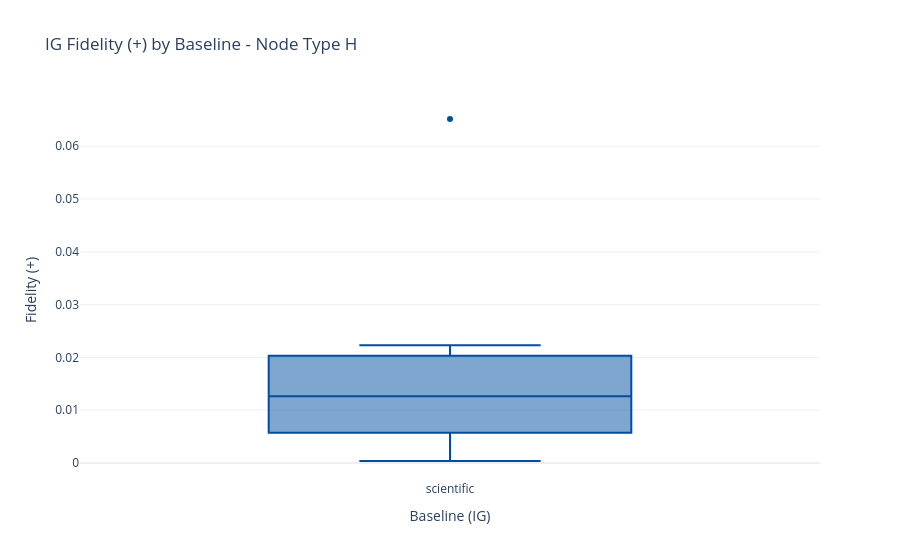
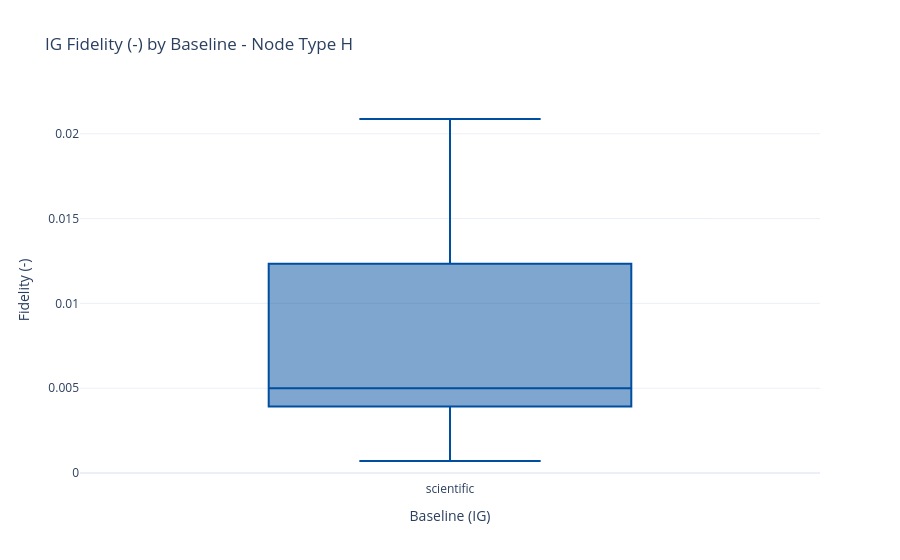
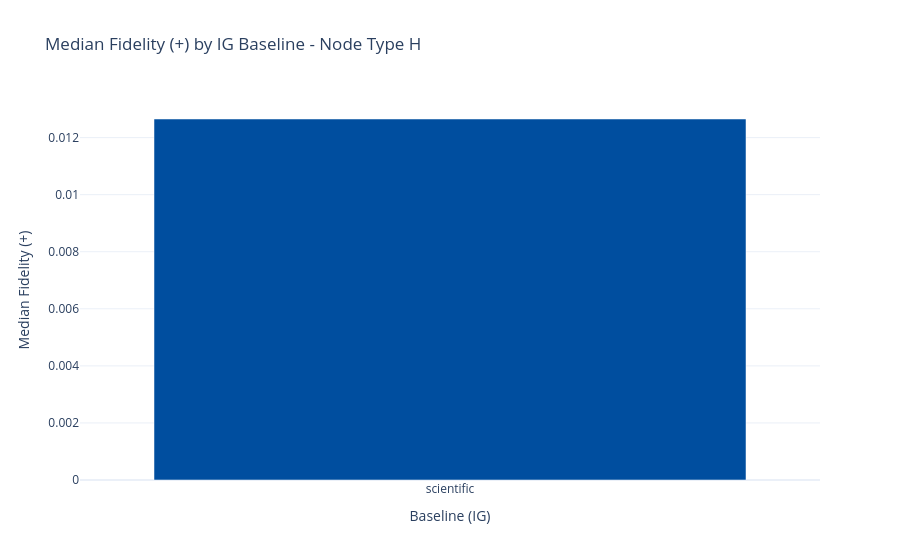
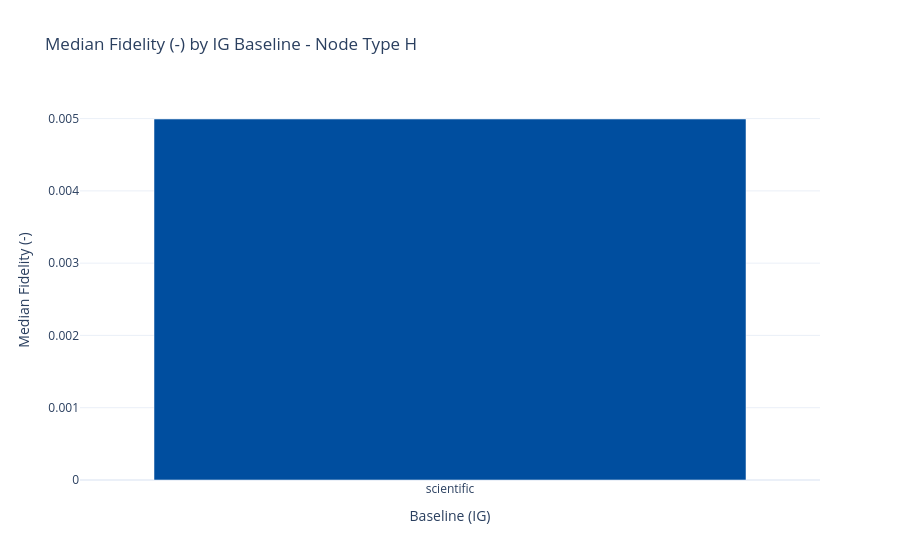

Source (notebook cell) for these figures, in order:
### Markdown cell above
## Integrated Gradients: Fidelity nach Baseline

Dieses Experiment vergleicht die IG-Fidelity (`fid_plus_model` und `fid_minus_model`) fuer verschiedene Baselines (z. B. `scientific`, `mean`, `zero`).

### Code cell
from pathlib import Path

import numpy as np
import pandas as pd
import plotly.express as px
import plotly.graph_objects as go
from plotly.subplots import make_subplots
from IPython.display import display

# Konfiguration (bei Bedarf anpassen)
IG_BASELINE_CANDIDATES = ['scientific', 'mean', 'zero', 'random']
IG_BASELINE_MAX_GRAPHS = 15
IG_BASELINE_MAX_NODES_PER_GRAPH = 0  # 0 = alle Nodes im gewaehlten Graph
IG_BASELINE_SEED = 0

ig_baseline_node_frames = []
ig_baseline_errors = []

for baseline_mode in IG_BASELINE_CANDIDATES:
    print(f'>> Run baseline={baseline_mode}')
    try:
        node_df_i, _, _, _ = run_experiments_evaluation(
            node_types=tuple(node_types_widget.value),
            sparsity=float(sparsity_widget.value),
            mask_baseline_mode='match_ig_baseline',
            ig_baseline_mode=baseline_mode,
            gnn_epochs=int(gnn_epochs_widget.value),
            gnn_lr=float(gnn_lr_widget.value),
            gnn_explanation_type=gnn_explanation_type_widget.value,
            ig_n_steps=int(ig_n_steps_widget.value),
            graph_scope=graph_scope_widget.value,
            first_graph_per_component=bool(first_graph_per_component_widget.value),
            component_key=component_key_widget.value.strip() or 'compound',
            max_graphs=IG_BASELINE_MAX_GRAPHS,
            max_nodes_per_graph=int(IG_BASELINE_MAX_NODES_PER_GRAPH),
            include_gnn_edge_report=False,
            output_dir=output_dir_widget.value,
            seed=int(IG_BASELINE_SEED),
            verbose=False,
        )

        ig_df_i = node_df_i[node_df_i['method'] == 'integrated_gradients'].copy()
        ig_df_i['ig_baseline_mode'] = baseline_mode
        ig_baseline_node_frames.append(ig_df_i)

        median_fid_plus = pd.to_numeric(ig_df_i['fid_plus_model'], errors='coerce').median()
        median_fid_minus = pd.to_numeric(ig_df_i['fid_minus_model'], errors='coerce').median()
        print(
            f'   IG rows: {len(ig_df_i)} | '
            f'median(fid_plus_model)={median_fid_plus:.6f} | '
            f'median(fid_minus_model)={median_fid_minus:.6f}'
        )
    except Exception as exc:
        ig_baseline_errors.append({'ig_baseline_mode': baseline_mode, 'error': str(exc)})
        print(f'   Fehler fuer baseline={baseline_mode}: {exc}')

if not ig_baseline_node_frames:
    raise RuntimeError('Keine IG-Ergebnisse fuer Baseline-Vergleich erzeugt.')

ig_baseline_node_df = pd.concat(ig_baseline_node_frames, ignore_index=True)
ig_baseline_node_df['fid_plus_model'] = pd.to_numeric(ig_baseline_node_df['fid_plus_model'], errors='coerce')
ig_baseline_node_df['fid_minus_model'] = pd.to_numeric(ig_baseline_node_df['fid_minus_model'], errors='coerce')

ig_baseline_summary_df = (
    ig_baseline_node_df
    .groupby(['ig_baseline_mode', 'node_type'], dropna=False)
    .agg(
        n=('fid_plus_model', 'count'),
        fid_plus_median=('fid_plus_model', 'median'),
        fid_plus_mean=('fid_plus_model', 'mean'),
        fid_plus_std=('fid_plus_model', 'std'),
        fid_minus_median=('fid_minus_model', 'median'),
    )
    .reset_index()
    .sort_values(['node_type', 'fid_plus_median'], ascending=[True, False])
)

print('IG baseline summary (fidelity):')
display(ig_baseline_summary_df)

if ig_baseline_errors:
    print('Baselines mit Fehlern:')
    display(pd.DataFrame(ig_baseline_errors))

UNI_BLUE = '#004e9f'
UNI_YELLOW = '#fcba00'
node_type_colors = {'H': UNI_BLUE, 'C': UNI_YELLOW}

svg_output_dir = Path(output_dir_widget.value) / 'ig_baseline_svgs'
svg_output_dir.mkdir(parents=True, exist_ok=True)
svg_export_enabled = True
try:
    import kaleido  # noqa: F401
except Exception:
    svg_export_enabled = False
    print('Hinweis: SVG-Export deaktiviert (kaleido nicht verfuegbar).')

node_types_plot = [nt for nt in ['H', 'C'] if nt in set(ig_baseline_node_df['node_type'].astype(str))]
if not node_types_plot:
    node_types_plot = sorted(ig_baseline_node_df['node_type'].dropna().astype(str).unique().tolist())

tradeoff_by_type = {}

for node_type_sel in node_types_plot:
    node_df_plot = ig_baseline_node_df[ig_baseline_node_df['node_type'].astype(str) == node_type_sel].copy()
    summary_df_plot = ig_baseline_summary_df[ig_baseline_summary_df['node_type'].astype(str) == node_type_sel].copy()
    tradeoff_by_type[node_type_sel] = summary_df_plot.copy()

    fig_box = px.box(
        node_df_plot,
        x='ig_baseline_mode',
        y='fid_plus_model',
        points='outliers',
        category_orders={'ig_baseline_mode': IG_BASELINE_CANDIDATES},
        title=f'IG Fidelity (+) by Baseline - Node Type {node_type_sel}',
        labels={'ig_baseline_mode': 'Baseline (IG)', 'fid_plus_model': 'Fidelity (+)'},
    )
    fig_box.update_traces(marker_color=node_type_colors.get(node_type_sel, UNI_BLUE))
    fig_box.update_layout(template='plotly_white')
    fig_box.show()
    if svg_export_enabled:
        fig_box.write_image(str(svg_output_dir / f'ig_fidelity_plus_box_{node_type_sel}.svg'))

    fig_box_minus = px.box(
        node_df_plot,
        x='ig_baseline_mode',
        y='fid_minus_model',
        points='outliers',
        category_orders={'ig_baseline_mode': IG_BASELINE_CANDIDATES},
        title=f'IG Fidelity (-) by Baseline - Node Type {node_type_sel}',
        labels={'ig_baseline_mode': 'Baseline (IG)', 'fid_minus_model': 'Fidelity (-)'},
    )
    fig_box_minus.update_traces(marker_color=node_type_colors.get(node_type_sel, UNI_BLUE))
    fig_box_minus.update_layout(template='plotly_white')
    fig_box_minus.show()
    if svg_export_enabled:
        fig_box_minus.write_image(str(svg_output_dir / f'ig_fidelity_minus_box_{node_type_sel}.svg'))

    fig_median = px.bar(
        summary_df_plot,
        x='ig_baseline_mode',
        y='fid_plus_median',
        category_orders={'ig_baseline_mode': IG_BASELINE_CANDIDATES},
        title=f'Median Fidelity (+) by IG Baseline - Node Type {node_type_sel}',
        labels={'ig_baseline_mode': 'Baseline (IG)', 'fid_plus_median': 'Median Fidelity (+)'},
    )
    fig_median.update_traces(marker_color=node_type_colors.get(node_type_sel, UNI_BLUE))
    fig_median.update_layout(template='plotly_white')
    fig_median.show()
    if svg_export_enabled:
        fig_median.write_image(str(svg_output_dir / f'ig_fidelity_plus_median_{node_type_sel}.svg'))

    fig_median_minus = px.bar(
        summary_df_plot,
        x='ig_baseline_mode',
        y='fid_minus_median',
        category_orders={'ig_baseline_mode': IG_BASELINE_CANDIDATES},
        title=f'Median Fidelity (-) by IG Baseline - Node Type {node_type_sel}',
        labels={'ig_baseline_mode': 'Baseline (IG)', 'fid_minus_median': 'Median Fidelity (-)'},
    )
    fig_median_minus.update_traces(marker_color=node_type_colors.get(node_type_sel, UNI_BLUE))
    fig_median_minus.update_layout(template='plotly_white')
    fig_median_minus.show()
    if svg_export_enabled:
        fig_median_minus.write_image(str(svg_output_dir / f'ig_fidelity_minus_median_{node_type_sel}.svg'))


tradeoff_types = [nt for nt in ['H', 'C'] if nt in tradeoff_by_type and not tradeoff_by_type[nt].empty]
if not tradeoff_types:
    tradeoff_types = [nt for nt in node_types_plot if nt in tradeoff_by_type and not tradeoff_by_type[nt].empty]

if tradeoff_types:
    fig_tradeoff_pair = make_subplots(
        rows=1,
        cols=len(tradeoff_types),
        subplot_titles=[f'Node Type {nt}' for nt in tradeoff_types],
        horizontal_spacing=0.10,
    )

    for col_idx, node_type_sel in enumerate(tradeoff_types, start=1):
        trade_df = tradeoff_by_type[node_type_sel]
        fig_tradeoff_pair.add_trace(
            go.Scatter(
                x=trade_df['fid_plus_median'],
                y=trade_df['fid_minus_median'],
                mode='markers+text',
                text=trade_df['ig_baseline_mode'],
                textposition='top center',
                marker=dict(color=node_type_colors.get(node_type_sel, UNI_BLUE), size=11),
                name=f'Node Type {node_type_sel}',
                showlegend=False,
            ),
            row=1,
            col=col_idx,
        )
        fig_tradeoff_pair.update_xaxes(title_text='Median Fidelity (+)', row=1, col=col_idx)
        fig_tradeoff_pair.update_yaxes(title_text='Median Fidelity (-)', row=1, col=col_idx)

    fig_tradeoff_pair.update_layout(
        template='plotly_white',
        title='Fidelity (+) vs Fidelity (-) by Node Type',
    )
    fig_tradeoff_pair.show()
    if svg_export_enabled:
        fig_tradeoff_pair.write_image(str(svg_output_dir / 'ig_tradeoff_scatter_H_C.svg'))

if svg_export_enabled:
    print(f'SVGs gespeichert unter: {svg_output_dir}')

### Figure 1 — Plotly figure (JSON) as saved in the notebook; plotly's stock layout.template omitted (floating-point values rounded to 4 significant figures)
{"data": [{"alignmentgroup": "True", "boxpoints": "outliers", "hovertemplate": "Baseline (IG)=%{x}<br>Fidelity (+)=%{y}<extra></extra>", "legendgroup": "", "marker": {"color": "#004e9f"}, "name": "", "notched": false, "offsetgroup": "", "orientation": "v", "showlegend": false, "type": "box", "x": ["scientific", "scientific", "scientific", "scientific", "scientific", "scientific", "scientific", "scientific"], "x0": " ", "xaxis": "x", "y": [0.0003591, 0.006729, 0.004708, 0.02228, 0.0183, 0.01419, 0.06516, 0.01112], "y0": " ", "yaxis": "y"}], "layout": {"boxmode": "group", "legend": {"tracegroupgap": 0}, "title": {"text": "IG Fidelity (+) by Baseline - Node Type H"}, "xaxis": {"anchor": "y", "categoryarray": ["scientific"], "categoryorder": "array", "domain": [0, 1], "title": {"text": "Baseline (IG)"}}, "yaxis": {"anchor": "x", "domain": [0, 1], "title": {"text": "Fidelity (+)"}}}}

### Figure 2 — Plotly figure (JSON) as saved in the notebook; plotly's stock layout.template omitted (floating-point values rounded to 4 significant figures)
{"data": [{"alignmentgroup": "True", "boxpoints": "outliers", "hovertemplate": "Baseline (IG)=%{x}<br>Fidelity (-)=%{y}<extra></extra>", "legendgroup": "", "marker": {"color": "#004e9f"}, "name": "", "notched": false, "offsetgroup": "", "orientation": "v", "showlegend": false, "type": "box", "x": ["scientific", "scientific", "scientific", "scientific", "scientific", "scientific", "scientific", "scientific"], "x0": " ", "xaxis": "x", "y": [0.0007099, 0.004574, 0.003284, 0.005012, 0.01085, 0.004976, 0.01383, 0.02087], "y0": " ", "yaxis": "y"}], "layout": {"boxmode": "group", "legend": {"tracegroupgap": 0}, "title": {"text": "IG Fidelity (-) by Baseline - Node Type H"}, "xaxis": {"anchor": "y", "categoryarray": ["scientific"], "categoryorder": "array", "domain": [0, 1], "title": {"text": "Baseline (IG)"}}, "yaxis": {"anchor": "x", "domain": [0, 1], "title": {"text": "Fidelity (-)"}}}}

### Figure 3 — Plotly figure (JSON) as saved in the notebook; plotly's stock layout.template omitted (floating-point values rounded to 4 significant figures)
{"data": [{"alignmentgroup": "True", "hovertemplate": "Baseline (IG)=%{x}<br>Median Fidelity (+)=%{y}<extra></extra>", "legendgroup": "", "marker": {"color": "#004e9f", "pattern": {"shape": ""}}, "name": "", "offsetgroup": "", "orientation": "v", "showlegend": false, "textposition": "auto", "type": "bar", "x": ["scientific"], "xaxis": "x", "y": [0.01265], "yaxis": "y"}], "layout": {"barmode": "relative", "legend": {"tracegroupgap": 0}, "title": {"text": "Median Fidelity (+) by IG Baseline - Node Type H"}, "xaxis": {"anchor": "y", "categoryarray": ["scientific"], "categoryorder": "array", "domain": [0, 1], "title": {"text": "Baseline (IG)"}}, "yaxis": {"anchor": "x", "domain": [0, 1], "title": {"text": "Median Fidelity (+)"}}}}

### Figure 4 — Plotly figure (JSON) as saved in the notebook; plotly's stock layout.template omitted (floating-point values rounded to 4 significant figures)
{"data": [{"alignmentgroup": "True", "hovertemplate": "Baseline (IG)=%{x}<br>Median Fidelity (-)=%{y}<extra></extra>", "legendgroup": "", "marker": {"color": "#004e9f", "pattern": {"shape": ""}}, "name": "", "offsetgroup": "", "orientation": "v", "showlegend": false, "textposition": "auto", "type": "bar", "x": ["scientific"], "xaxis": "x", "y": [0.004994], "yaxis": "y"}], "layout": {"barmode": "relative", "legend": {"tracegroupgap": 0}, "title": {"text": "Median Fidelity (-) by IG Baseline - Node Type H"}, "xaxis": {"anchor": "y", "categoryarray": ["scientific"], "categoryorder": "array", "domain": [0, 1], "title": {"text": "Baseline (IG)"}}, "yaxis": {"anchor": "x", "domain": [0, 1], "title": {"text": "Median Fidelity (-)"}}}}
